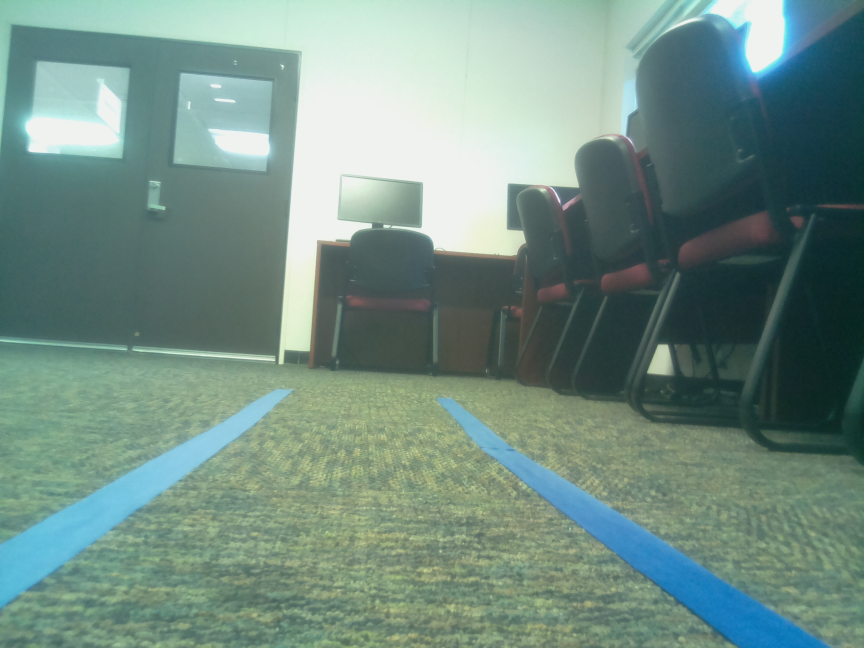
#> input picture Line Detection/src.jpg, 2592 x 1944 px (shown at 1/3 size)
$ python SingleFrame_CarVision.py
#> lines starting #> are read from the running program, lines starting #| are printed output that depends on the picture; after the words box and inside, x2 and y2 are one past the last pixel; in counts of white or black regions, pixels touching at a corner belong together
### Line Detection/CarVision.py
import cv2
import numpy as np
import logging
from datetime import datetime, date

#Source: "https://towardsdatascience.com/deeppicar-part-4-lane-following-via-opencv-737dd9e47c96"

def detect_edges(frame):
    # filter for blue lane lines
    hsv = cv2.cvtColor(frame, cv2.COLOR_BGR2HSV)
    #show_image("hsv", hsv)
    lower_blue = np.array([60, 40, 40])
    upper_blue = np.array([150, 255, 255])
    mask = cv2.inRange(hsv, lower_blue, upper_blue)
    #show_image("blue mask", mask)

    # detect edges
    edges = cv2.Canny(mask, 200, 400)

    return edges

def region_of_interest(edges):
    height, width = edges.shape
    mask = np.zeros_like(edges)

    # only focus bottom half of the screen
    polygon = np.array([[
        (0, height * 1 / 2),
        (width, height * 1 / 2),
        (width, height),
        (0, height),
    ]], np.int32)

    cv2.fillPoly(mask, polygon, 255)
    cropped_edges = cv2.bitwise_and(edges, mask)
    return cropped_edges

def detect_line_segments(cropped_edges):
    # tuning min_threshold, minLineLength, maxLineGap is a trial and error process by hand
    rho = 1  # distance precision in pixel, i.e. 1 pixel
    angle = np.pi / 180  # angular precision in radian, i.e. 1 degree
    min_threshold = 10  # minimal of votes
    line_segments = cv2.HoughLinesP(cropped_edges, rho, angle, min_threshold,
                                    np.array([]), minLineLength=8, maxLineGap=4)

    return line_segments

def average_slope_intercept(frame, line_segments):
    """
    This function combines line segments into one or two lane lines
    If all line slopes are < 0: then we only have detected left lane
    If all line slopes are > 0: then we only have detected right lane
    """
    lane_lines = []
    if line_segments is None:
        logging.info('No line_segment segments detected')
        return lane_lines

    height, width, _ = frame.shape
    left_fit = []
    right_fit = []

    boundary = 1/3
    left_region_boundary = width * (1 - boundary)  # left lane line segment should be on left 2/3 of the screen
    right_region_boundary = width * boundary # right lane line segment should be on left 2/3 of the screen

    for line_segment in line_segments:
        for x1, y1, x2, y2 in line_segment:
            if x1 == x2:
                logging.info('skipping vertical line segment (slope=inf): %s' % line_segment)
                continue
            fit = np.polyfit((x1, x2), (y1, y2), 1)
            slope = fit[0]
            intercept = fit[1]
            if slope < 0:
                if x1 < left_region_boundary and x2 < left_region_boundary:
                    left_fit.append((slope, intercept))
            else:
                if x1 > right_region_boundary and x2 > right_region_boundary:
                    right_fit.append((slope, intercept))

    left_fit_average = np.average(left_fit, axis=0)
    if len(left_fit) > 0:
        lane_lines.append(make_points(frame, left_fit_average))

    right_fit_average = np.average(right_fit, axis=0)
    if len(right_fit) > 0:
        lane_lines.append(make_points(frame, right_fit_average))

    logging.debug('lane lines: %s' % lane_lines)  # [[[316, 720, 484, 432]], [[1009, 720, 718, 432]]]

    return lane_lines

def make_points(frame, line):
    height, width, _ = frame.shape
    slope, intercept = line
    y1 = height  # bottom of the frame
    y2 = int(y1 * 1 / 2)  # make points from middle of the frame down

    # bound the coordinates within the frame
    x1 = max(-width, min(2 * width, int((y1 - intercept) / slope)))
    x2 = max(-width, min(2 * width, int((y2 - intercept) / slope)))
    return [[x1, y1, x2, y2]]

def detect_lane(frame):

    edges = detect_edges(frame)
    cropped_edges = region_of_interest(edges)
    line_segments = detect_line_segments(cropped_edges)
    lane_lines = average_slope_intercept(frame, line_segments)

    return lane_lines

def display_lines(frame, lines, show=True, line_color=(0, 255, 0), line_width=2):
    line_image = np.zeros_like(frame)
    if lines is not None:
        for line in lines:
            for x1, y1, x2, y2 in line:
                cv2.line(line_image, (x1, y1), (x2, y2), line_color, line_width)
    line_image = cv2.addWeighted(frame, 0.8, line_image, 1, 1)
    return line_image

# [28 lines left out: function show_process_frame, not called in this run]
    #return lane_lines_image

### Line Detection/SingleFrame_CarVision.py
from CarVision import detect_lane
from CarVision import display_lines

from datetime import datetime, date
import cv2

#record starttime
starttime = datetime.now()
show = True
#Import image
frame = cv2.imread('src.jpg')
#> frame is the input picture: shape (1944, 2592, 3); mean B, G, R 132.5, 142.3, 114.7

lane_lines = detect_lane(frame)
#> in detect_edges, `hsv = cv2.cvtColor(frame, cv2.COLOR_BGR2HSV)`: hsv: shape (1944, 2592, 3); mean H, S, V 73.8, 65.7, 145.2
#> in detect_edges, `mask = cv2.inRange(hsv, lower_blue, upper_blue)`:
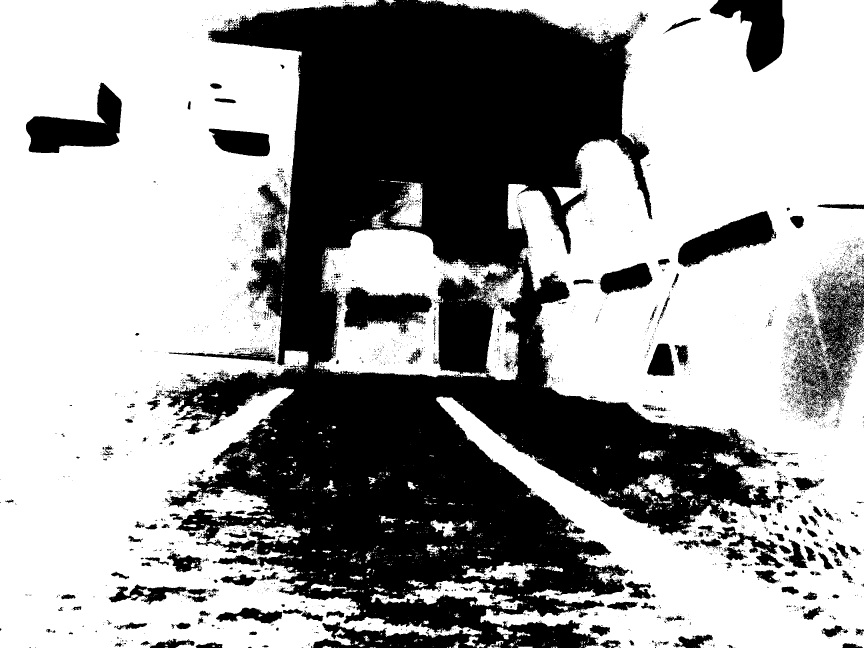
#> mask: shape (1944, 2592) (shown at 1/3 size); 61.8% white; 4622 black regions (4210 under 20 px), largest, box (x1, y1, x2, y2) and area: (494, 0, 2356, 1944) 1638172, (2377, 829, 2592, 1249) 35542, (78, 248, 366, 459) 29660
#> in detect_edges, `edges = cv2.Canny(mask, 200, 400)`:
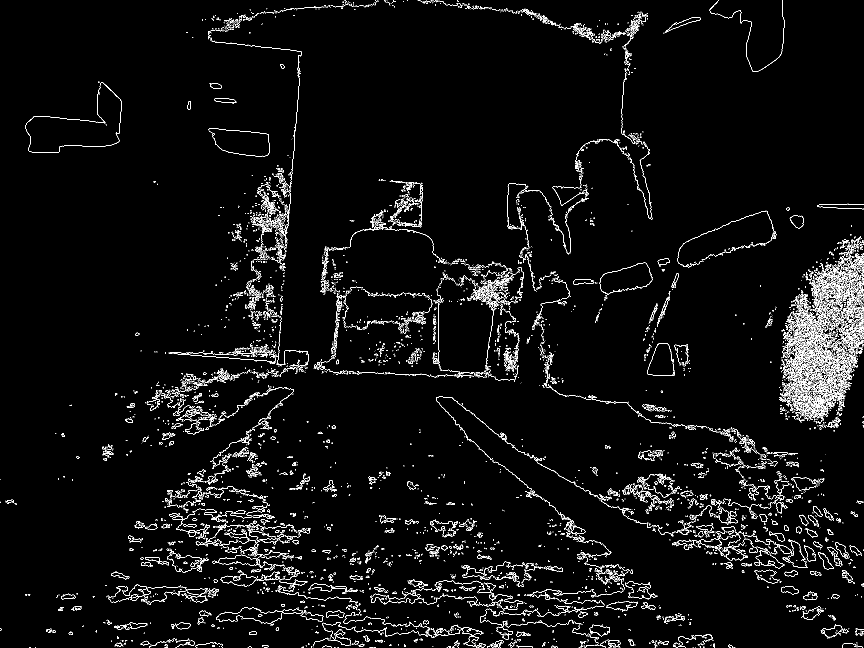
#> edges: shape (1944, 2592) (shown at 1/3 size); 2.6% white in thin lines or dots
#> in region_of_interest, `cv2.fillPoly(mask, polygon, 255)`:
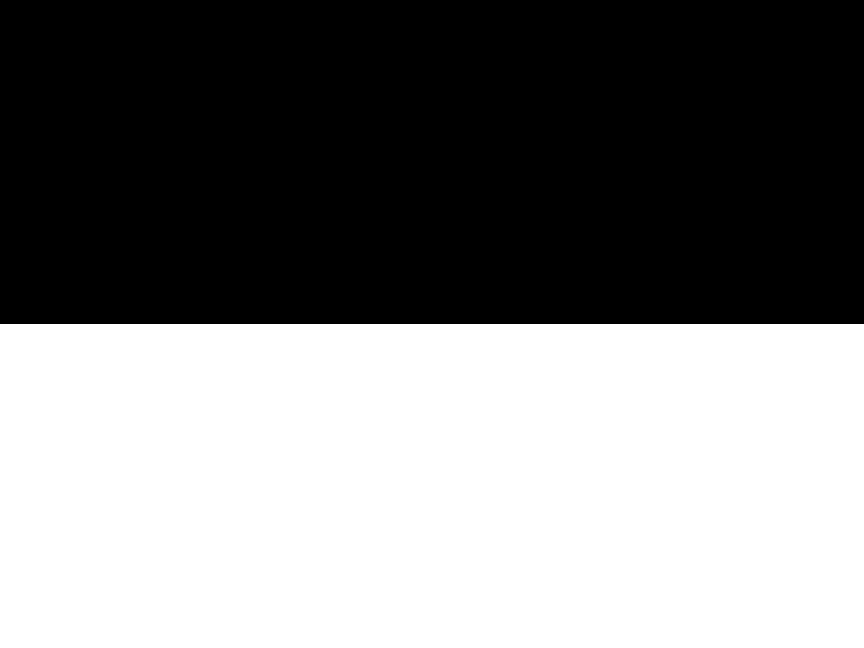
#> mask: shape (1944, 2592) (shown at 1/3 size); 50% white; 1 white region, box (x1, y1, x2, y2) and area: (0, 972, 2592, 1944) 2519424
#> in region_of_interest, `cropped_edges = cv2.bitwise_and(edges, mask)`:
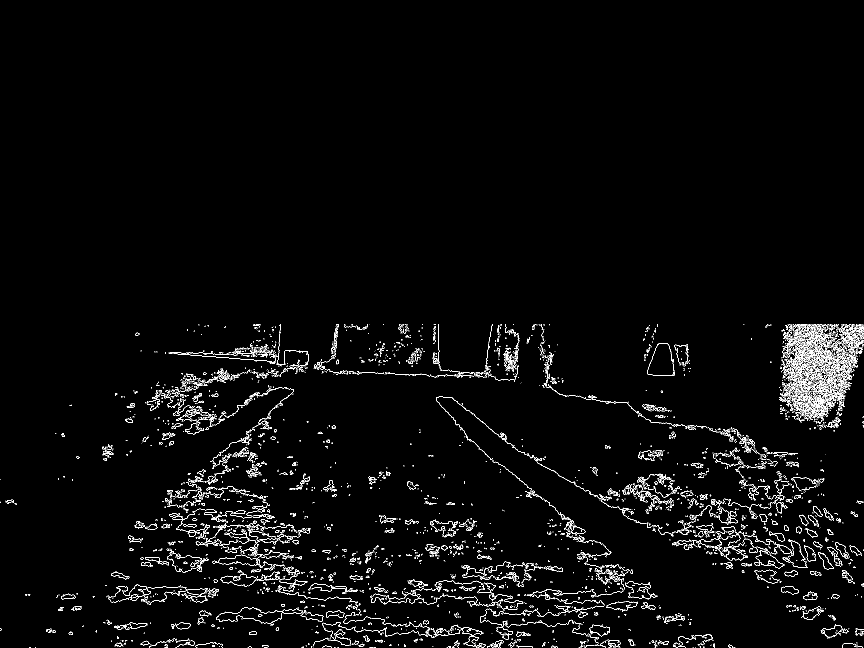
#> cropped_edges: shape (1944, 2592) (shown at 1/3 size); 1.7% white in thin lines or dots, all inside (x1, y1, x2, y2) = (0, 972, 2592, 1944)
#> the loop in average_slope_intercept, `for line_segment in line_segments:` made 3739 passes
#> line_segment on passes 1 to 3: [[2405, 1224, 2420, 1225]], [[2388, 1164, 2396, 1140]], [[1426, 1126, 1437, 1126]]
#> after the loop in average_slope_intercept, `for line_segment in line_segments:`: left_fit = 880 pairs, first value -16 to -4.66e-16, second value 1057 to 20067; right_fit = 973 pairs, first value 1.95e-17 to 23, second value -37015 to 1941
#> in average_slope_intercept, `left_fit_average = np.average(left_fit, axis=0)`: left_fit_average = [-0.54, 2105.9]
#> in make_points, `slope, intercept = line`: slope = -0.54; intercept = 2105.9
#> in make_points, `x1 = max(-width, min(2 * width, int((y1 - intercept) / slope)))`: x1 = 299
#> in make_points, `x2 = max(-width, min(2 * width, int((y2 - intercept) / slope)))`: x2 = 2100
#> in average_slope_intercept, `right_fit_average = np.average(right_fit, axis=0)`: right_fit_average = [0.571, 341.3]
#> in detect_lane, `lane_lines = average_slope_intercept(frame, line_segments)`: lane_lines = [[[299, 1944, 2100, 972]], [[2806, 1944, 1104, 972]]]

lane_lines_image = display_lines(frame, lane_lines)
#> the loop in display_lines, `for line in lines:` made 2 passes
#> after the loop in display_lines, `for line in lines:`:
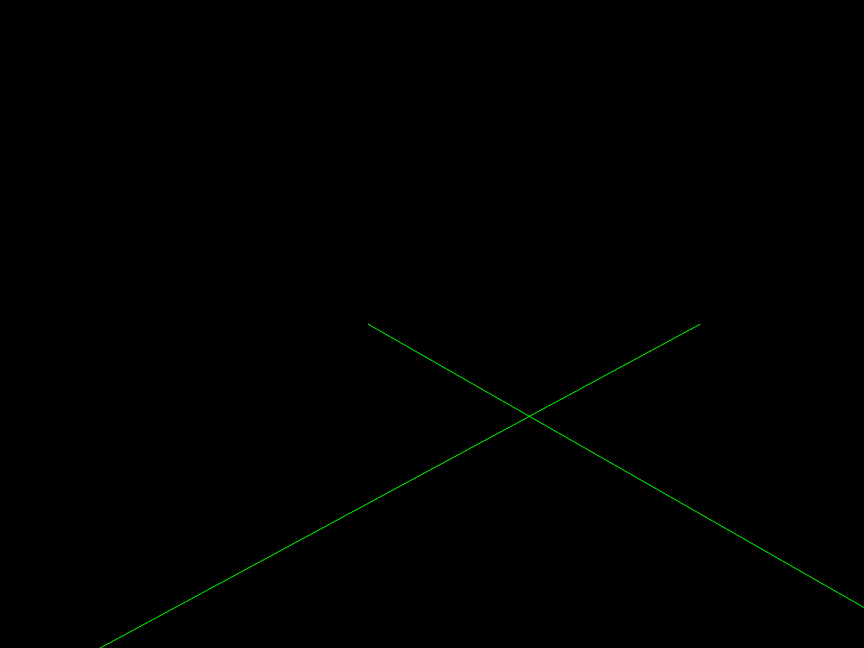
#> line_image: shape (1944, 2592, 3) (shown at 1/3 size); mean of channels 0, 1, 2 0, 0.5, 0; drawn as B, G, R

#create scaler
scale_percent = 35 # percent of original size
width = int(frame.shape[1] * scale_percent / 100)
#> width = 907
height = int(frame.shape[0] * scale_percent / 100)
#> height = 680
dim = (width, height)
#> dim = (907, 680)
# resize image
lines_edges_downscaled = cv2.resize(lane_lines_image, dim, interpolation = cv2.INTER_AREA)
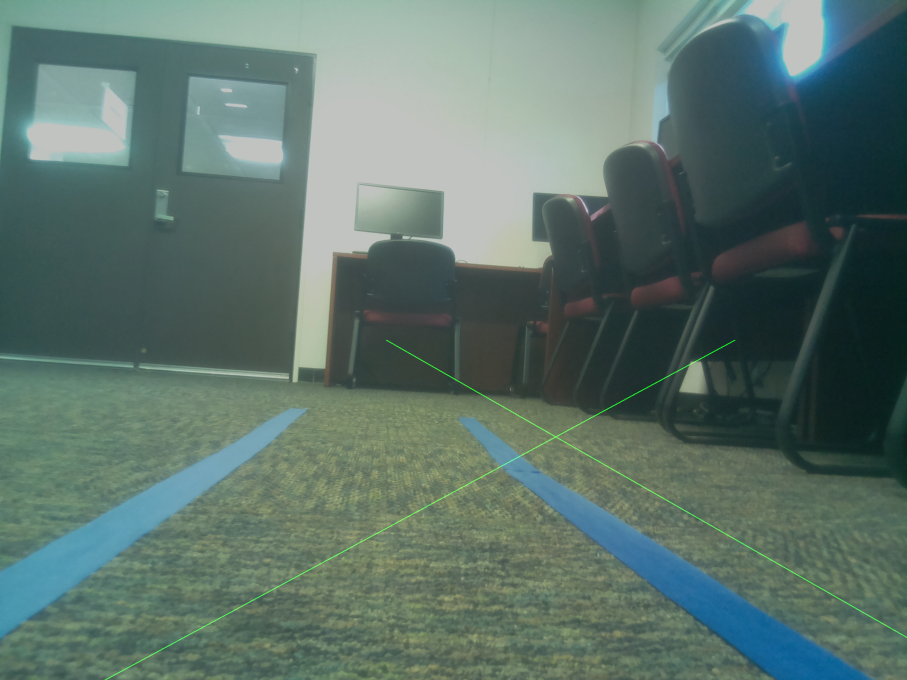
#> lines_edges_downscaled: shape (680, 907, 3); mean B, G, R 107, 115.2, 92.8

# resize image
frame_downscaled = cv2.resize(frame, dim, interpolation = cv2.INTER_AREA)
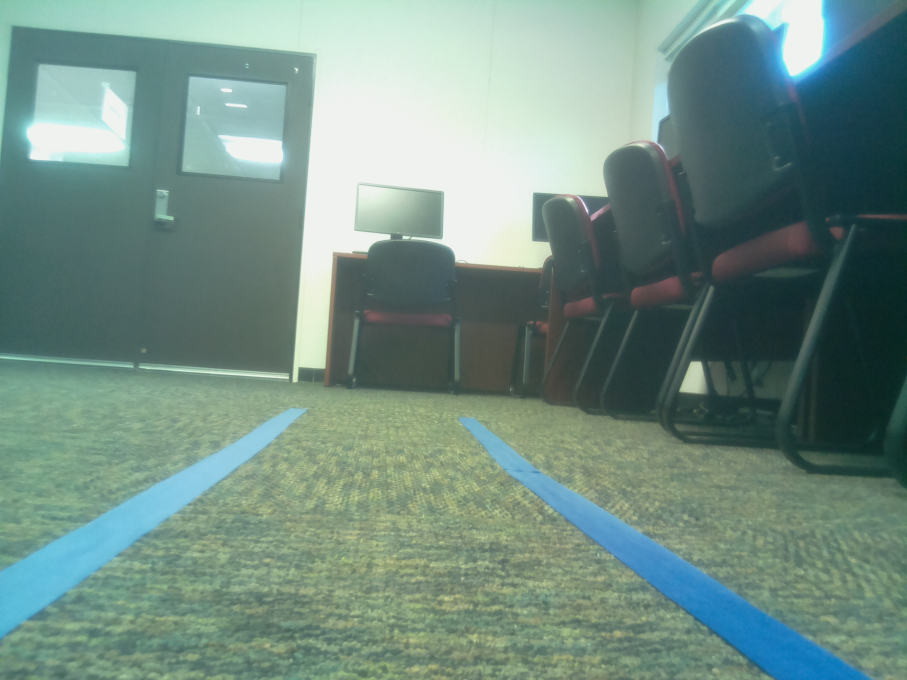
#> frame_downscaled: shape (680, 907, 3); mean B, G, R 132.5, 142.3, 114.7

finishtime = datetime.now()
runtime = finishtime - starttime
print("Runtime: ", runtime);

if(show):
    cv2.imshow("Source Image", frame_downscaled)
    cv2.imshow("lane lines", lines_edges_downscaled)
    cv2.waitKey()#cv2.imshow() will fail unless it enters waitKey right after.
#return lane_lines_image
